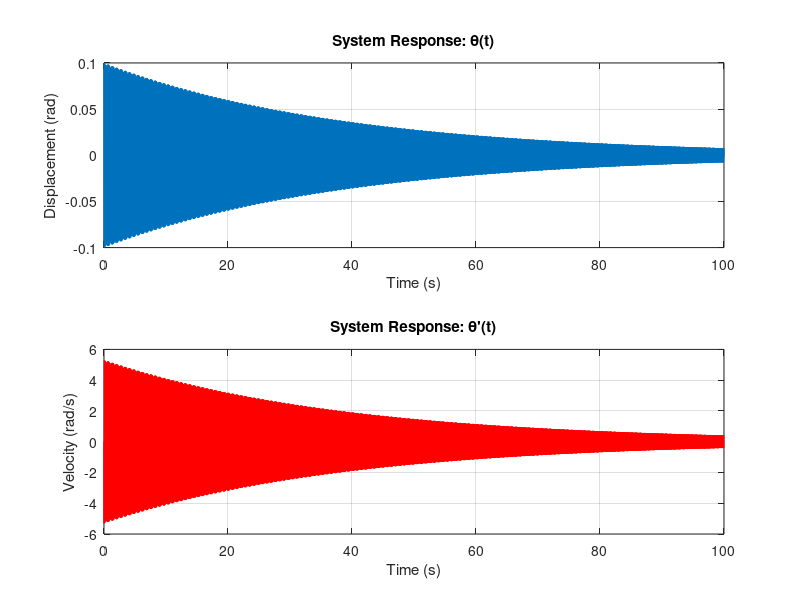

Write MATLAB code to recreate this figure.
% Dylan Qiu, ME '27, ME301 Workshop 3
% Problem 1, Cylinder with Spring and Damper
clc; clear; close all;

% Givens
J  = 0.75;      % (kg*m^2)
R  = 6;         % (kg/s)
k  = 40000;     % (N/m)
r1 = 0.23;      % (m)
r2 = 0.08;      % (m)

% Initial Conditions
theta0 = 0.1;       %(rad)
theta_dot0 = 0.01;  % (rad/s)

% Time Simulation
dt = 0.01; 
N = 10000; 
T = dt * N; % period in sec
t = (0:dt:(N-1)*dt)'; % time vector 


% Calculated Constants 
K_eff = k * r1^2;           % Effective torsional stiffness
C_eff = R * r2^2;           % Effective torsional damping
wn = sqrt(K_eff / J);       % Natural frequency (rad/s)
zeta = C_eff / (2 * J * wn); % Damping ratio
beta = zeta * wn;           % Damping coefficient (Ns/m)
wd = sqrt(wn^2 - beta^2); % Damped frequency (rad/s)

% Analytical solution for system
% theta(t) = exp(-beta*t) * (A*cos(wd*t) + B*sin(wd*t))
A = theta0;
B = (theta_dot0 + beta * theta0) / wd;

theta = exp(-beta * t) .* (A * cos(wd * t) + B * sin(wd * t));
theta_dot = -beta * exp(-beta * t) .* (A * cos(wd * t) + B * sin(wd * t)) +... 
exp(-beta * t) .* (- A* wd * sin(wd * t) + B * wd* cos(wd * t)) ;

% Plotting 
figure();

% Theta plot
subplot(2,1,1);
plot(t, theta, 'LineWidth', 1);
grid on;
title('System Response: \theta(t)');
ylabel('Displacement (rad)');
xlabel('Time (s)');

% Theta_dot plot
subplot(2,1,2);
plot(t, theta_dot, 'r', 'LineWidth', 1);
grid on;
title('System Response: \theta''(t)');
ylabel('Velocity (rad/s)');
xlabel('Time (s)');
